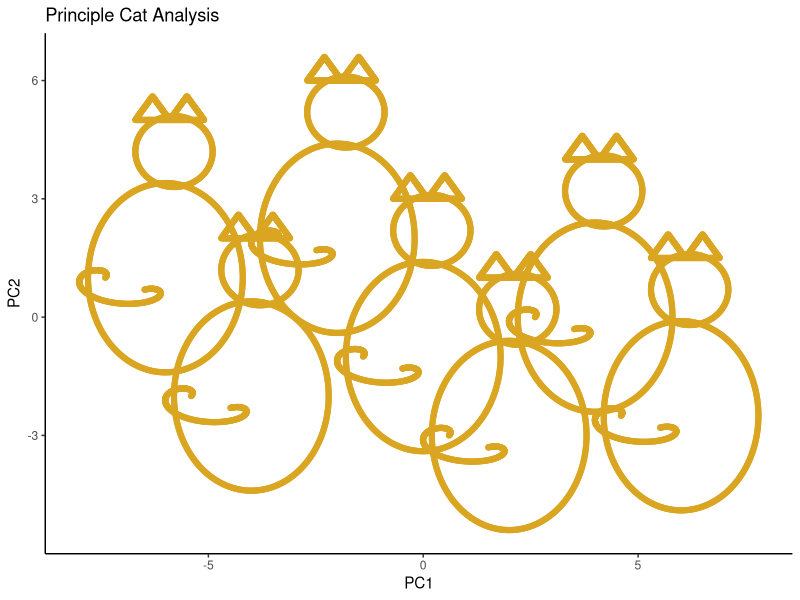

Recreate this plot in R.
#Ecology extra credit
#Rachel Pitt
#12/3/25
#"Principle Cat Analysis

library(tidyverse)
cat<-read.csv("cat_points.csv")%>%
  rename(PC1=x, PC2=y)

seven_cats<-read.csv("seven_cat_points.csv")%>%
  rename(PC1=x, PC2=y)

ggplot(seven_cats, aes(PC1, PC2))+
  geom_point(color="goldenrod")+
  labs(title="Principle Cat Analysis")+
  theme_classic()
